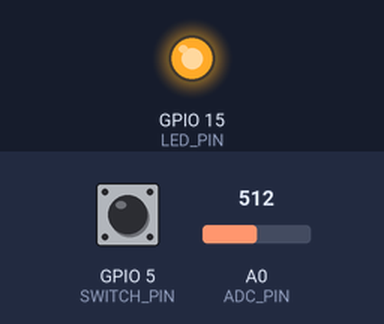
Bench run of a program on a simulated ESP8266 (NodeMCU). Parts: output pins drawn as LEDs (lit = HIGH). The inputs (shaded band) are chosen by the test bench; at power-on: GPIO 5 (SWITCH_PIN) HIGH, A0 (ADC_PIN) = 512. WiFi joins after 1.5 s; servers stay silent unless stated; no MQTT or app messages arrive unless stated; what the program prints to the serial monitor is not drawn.

Above: at 0.1 s.
At 1.6 s:
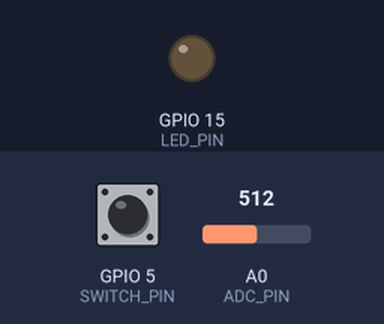
Timing chart, 0 to 3.1 s (numbered marks = the images above):
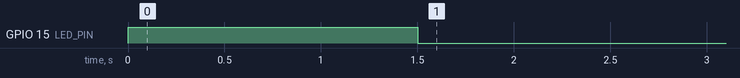

The program:

main.cpp
```cpp
#include <mqtt_8266.h>

// #define DEBUG

#ifdef DEBUG
#define PRINT(...) Serial.printf(__VA_ARGS__)
#define PRINTLN(...) Serial.println(__VA_ARGS__)
#else
#define PRINT(...)
#define PRINTLN(...)
#endif

String HOUSE_NAME = "rycerska";
String ROOM_NAME = "living_room";

const int ADC_PIN = A0;
const int SWITCH_PIN = 5;

const int ADC_TOLERANCE = 7;

char topic[50];

void setup()
{
#ifdef DEBUG
  Serial.begin(9600);
#endif
  pinMode(SWITCH_PIN, INPUT_PULLUP);
  pinMode(LED_PIN, OUTPUT);
  ("custom/update/" + HOUSE_NAME + "/" + ROOM_NAME).toCharArray(topic, 50);
}

void sendADC(int adc_val)
{
  PRINT("Sending adc %d \n", adc_val);
  auto msg = "{\"adc\": " + String(adc_val) + "}";
  PRINTLN(msg.c_str());
  bool successful = mqttClient.publish(topic, msg.c_str());
  PRINTLN(successful ? "Sent OK" : "Sent error");
  PRINT("MQTT Connection failed, state: %d\n", mqttClient.state());
}

void sendSwitch(int switch_state)
{
  PRINT("Sending switch %d \n", switch_state);
  auto msg = "{\"state\": \"" + String(switch_state ? "ON" : "OFF") + "\"}";
  PRINTLN(msg.c_str());

  bool successful = mqttClient.publish(topic, msg.c_str());
  PRINTLN(successful ? "Sent OK" : "Sent error");
  PRINT("MQTT Connection failed, state: %d\n", mqttClient.state());
}

int prev_switch = -1;
int prev_adc = -1;
void loop()
{
  if (ensure_connection())
  {
    unsigned long loop_time = millis();
    // Yielding for 100ms
    while (millis() - loop_time < 30)
    {
      yield();
    }
    // yield();
    // yield();
    // yield();
    // yield();
    // yield();
    // yield();
    // yield();
    // yield();
    // yield();
    // yield();

    int adc_val = analogRead(ADC_PIN);
    int switch_val = digitalRead(SWITCH_PIN);

    if (abs(adc_val - prev_adc) > ADC_TOLERANCE)
    {
      prev_adc = adc_val;
      int newVal = adc_val;
      // Serial.println("Change adc");
      sendADC(newVal);
    }
    if (switch_val != prev_switch)
    {
      prev_switch = switch_val;
      // Serial.println("Change switch");
      sendSwitch(switch_val);
    }
  }
  else
  {
    delay(1000);
  }
}
```

mqtt_8266.h
```cpp
// #define DEBUG

#include <ESP8266WiFi.h>
#include <PubSubClient.h>

#ifdef DEBUG
#define PRINT(...) Serial.printf(__VA_ARGS__)
#define PRINTLN(...) Serial.println(__VA_ARGS__)
#else
#define PRINT(...)
#define PRINTLN(...)
#endif

const char *ssid = "Piesikot";
const char *password = "kotipies";

const char *mqtt_broker = "192.168.100.17";
const char *mqtt_username = "matik";
const char *mqtt_password = "qweqwe123";
const int mqtt_port = 1883;

const int LED_PIN = 15;

WiFiClient wifiClient;
PubSubClient mqttClient(wifiClient);

void connect_wifi()
{
    digitalWrite(LED_PIN, 1);
    WiFi.begin(ssid, password);
    // Serial.println("Connecting");
    while (WiFi.status() != WL_CONNECTED)
    {
        delay(500);
        Serial.print(".");
    }
    // Serial.println("");
    // Serial.print("Connected to WiFi network with IP Address: ");
    // Serial.println(WiFi.localIP());
    digitalWrite(LED_PIN, 0);
}

String client_id = "";

bool ensure_connection()
{
    if (client_id.length() == 0)
    {
        client_id = "esp8266-mqttClient-";
        client_id += String(WiFi.macAddress());
    }

    PRINTLN("CHECKING WIFI");
    if (WiFi.status() != WL_CONNECTED)
    {
        connect_wifi();
        if (WiFi.status() != WL_CONNECTED)
            return false;
    }
    PRINTLN("WIFI CONNECTED");

    if (!mqttClient.connected())
    {
        // Serial.printf("The mqttClient %s connects to the public MQTT broker\n", client_id.c_str());
        PRINTLN("CONNECTING MQTT");

        mqttClient.setServer(mqtt_broker, mqtt_port);
        mqttClient.setBufferSize(512);
        if (!mqttClient.connect(client_id.c_str(), mqtt_username, mqtt_password))
        {
            // Serial.print("failed with state ");
            // Serial.print(mqttClient.state());
            // delay(2000);
            return false;
        }
    }

    PRINTLN("MQTT CONNECTED");
    PRINTLN("");

    // mqttClient.setCallback(callback);
    // mqttClient.subscribe
    if (!mqttClient.loop())
        return false;
    return true;
}
```

Measured:
- by itself, GPIO 15 (LED_PIN): LOW → HIGH at 0.00 s, → LOW 1.5 s later
